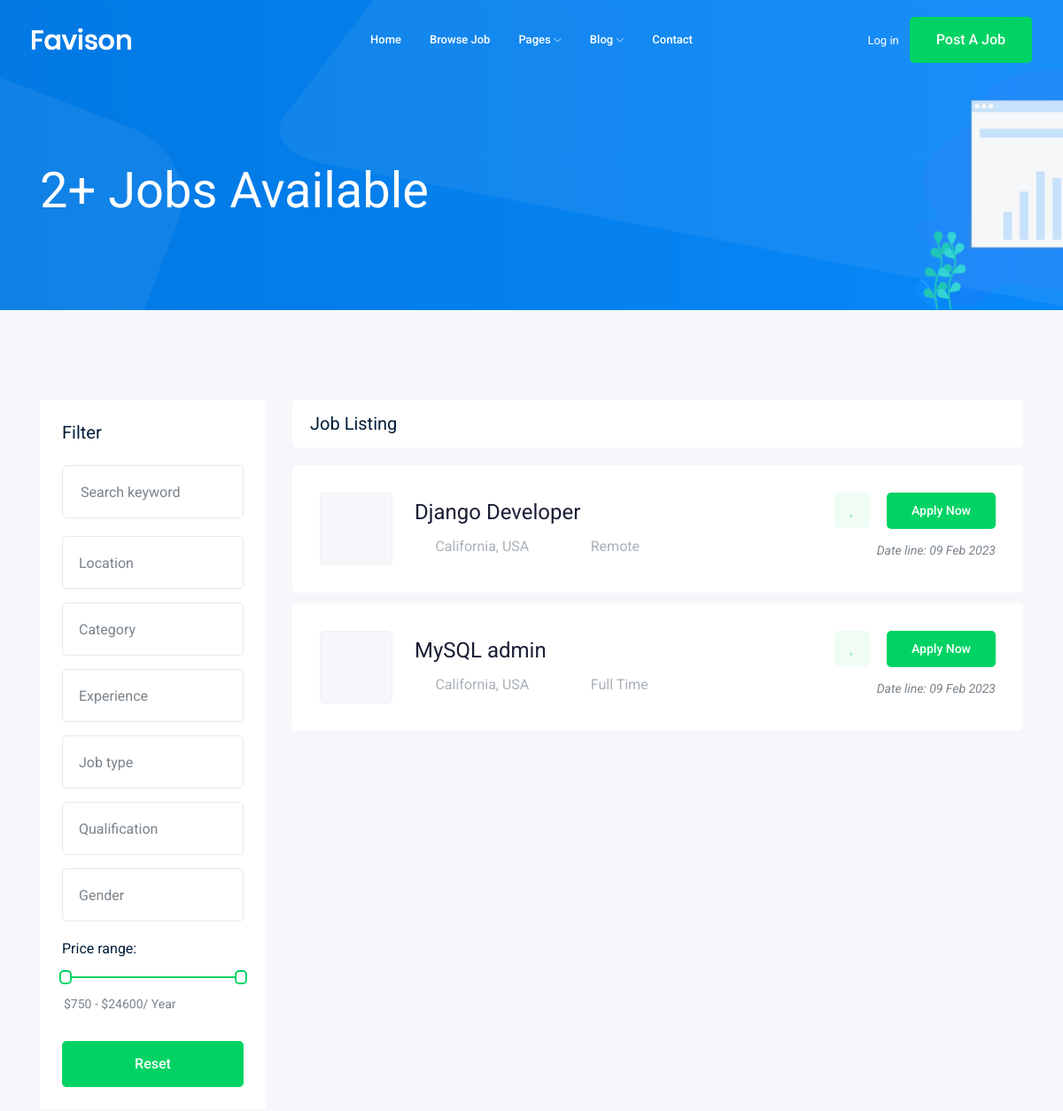
The page /jobs/ (upper part) on the database as committed earlier.
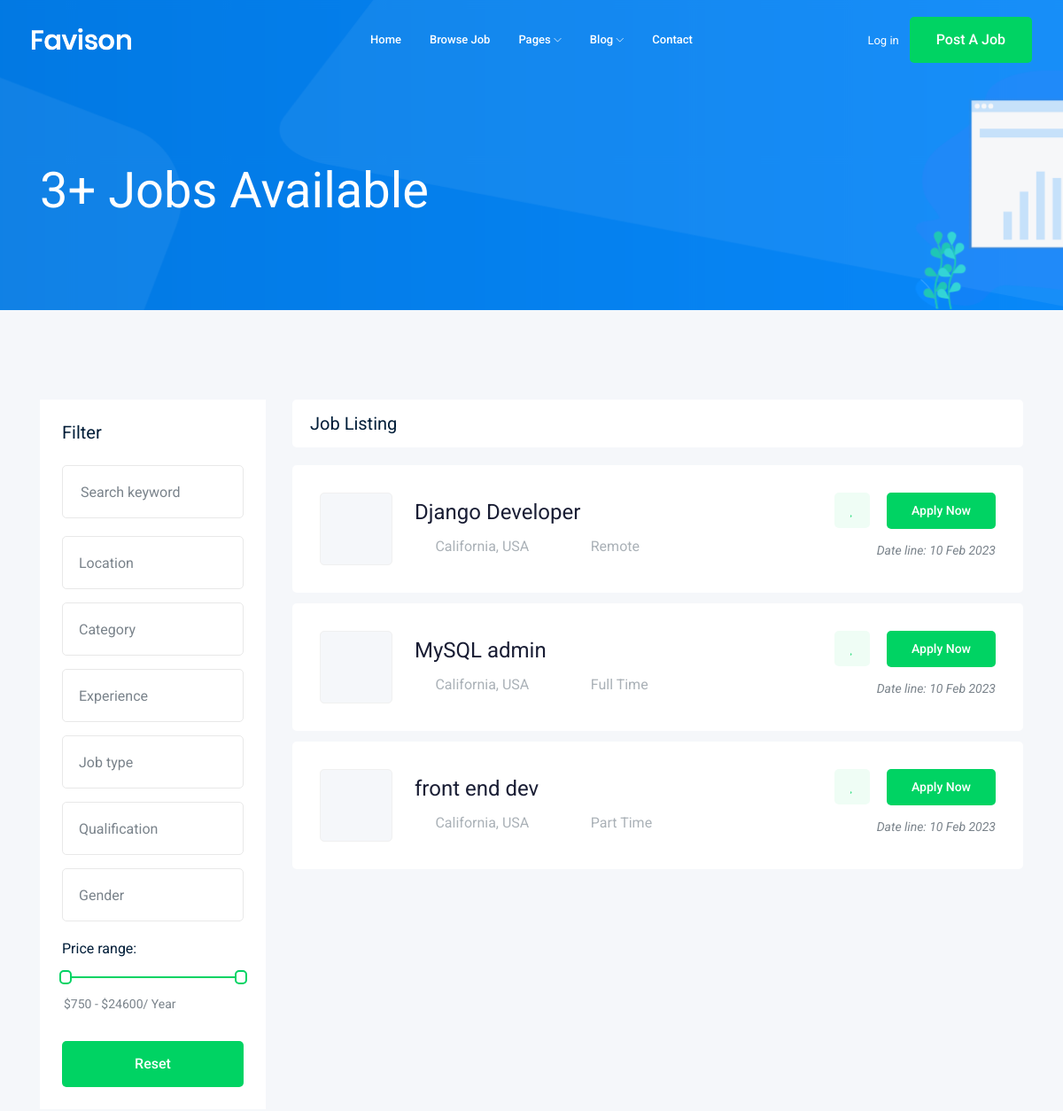
The same page on the database as committed later.
### job/models.py (models this page shows, shortened)
class Job(models.Model):
    owner = models.ForeignKey(User, related_name="job_owner", on_delete=models.CASCADE)
    title = models.CharField(max_length=100)
    job_type = models.CharField(max_length=20, choices=JOB_TYPE)
    description = models.TextField(max_length=1000)
    published_at = models.DateTimeField(auto_now=True)
    vacancy = models.IntegerField(default=1)
    salary = models.IntegerField(default=0)
    category = models.ForeignKey('Category', on_delete= models.CASCADE)
    experience = models.IntegerField(default=1)
    image = models.ImageField(upload_to=image_upload)
    slug = models.SlugField(blank= True, null= True)
    def __str__(self) -> str:
        return self.title

### job/views.py (the view)
# urls.py: path('', views.job_list, name='job_list'),
def job_list(request):
    job_list = Job.objects.all()
    paginator = Paginator(job_list, 3)
    page_number = request.GET.get('page')
    page_obj = paginator.get_page(page_number)
    context = {'job_list': page_obj, 'jobs': job_list }
    return render(request, 'job/job_list.html', context)

### job/templates/job/job_list.html (shortened to what this page needs)
{% extends 'base.html' %} {% block body %}
<div class="bradcam_area bradcam_bg_1">
  <div class="container">
    <div class="row">
      <div class="col-xl-12">
        <div class="bradcam_text">
          <h3>{{jobs.count}}+ Jobs Available</h3>
        </div>
      </div>
    </div>
  </div>
</div>
<div class="job_listing_area plus_padding">
  <div class="container">
    <div class="row">
      <div class="col-lg-3">
        <div class="job_filter white-bg">
          <div class="form_inner white-bg">
            <h3>Filter</h3>
            <form action="#">
              <div class="row">
                <div class="col-lg-12">
                  <div class="single_field">
                    <input type="text" placeholder="Search keyword" />
                  </div>
                </div>
                <div class="col-lg-12">
                </div>
                <div class="col-lg-12">
                </div>
                <div class="col-lg-12">
                </div>
                <div class="col-lg-12">
                </div>
                <div class="col-lg-12">
                </div>
                <div class="col-lg-12">
                </div>
              </div>
            </form>
          </div>
          <div class="range_wrap">
            <label for="amount">Price range:</label>
            <div id="slider-range"></div>
            <p>
              <input
                type="text"
                id="amount"
                readonly
                style="
                  border: 0;
                  color: #7a838b;
                  font-size: 14px;
                  font-weight: 400;
                "
              />
            </p>
          </div>
          <div class="reset_btn">
            <button class="boxed-btn3 w-100" type="submit">Reset</button>
          </div>
        </div>
      </div>
      <div class="col-lg-9">
        <div class="recent_joblist_wrap">
          <div class="recent_joblist white-bg">
            <div class="row align-items-center">
              <div class="col-md-6">
                <h4>Job Listing</h4>
              </div>
              <div class="col-md-6"></div>
            </div>
          </div>
        </div>
        <div class="job_lists m-0">
          <div class="row">
            {% for job in job_list %}
            <div class="col-lg-12 col-md-12">
              <div class="single_jobs white-bg d-flex justify-content-between">
                <div class="jobs_left d-flex align-items-center">
                  <div class="thumb">
                  </div>
                  <div class="jobs_conetent">
                    <a href="{% url 'jobs:job_detail' job.slug %}"
                      ><h4>{{job}}</h4></a
                    >
                    <div class="links_locat d-flex align-items-center">
                      <div class="location">
                        <p><i class="fa fa-map-marker"></i> California, USA</p>
                      </div>
                      <div class="location">
                        <p><i class="fa fa-clock-o"></i>{{job.job_type}}</p>
                      </div>
                    </div>
                  </div>
                </div>
                <div class="jobs_right">
                  <div class="apply_now">
                    <a class="heart_mark" href="#">
                      <i class="fa fa-heart"></i>
                    </a>
                    <a
                      href="{% url 'jobs:job_detail' job.slug %}"
                      class="boxed-btn3"
                      >Apply Now</a
                    >
                  </div>
                  <div class="date">
                    <p>Date line: {{job.published_at|date:'d M o'}}</p>
                  </div>
                </div>
              </div>
            </div>
            {% endfor %}
          </div>
        </div>
      </div>
    </div>
  </div>
</div>
{% endblock body %}

Rows that differ between the two databases and show on the page:
changed Job "Django Developer": published_at "09 Feb 2023" → "10 Feb 2023"
changed Job "MySQL admin": published_at "09 Feb 2023" → "10 Feb 2023"
added Job: title "front end dev", job_type "Part Time", published_at "10 Feb 2023"
Other text that changed with them:
{{ jobs.count }}: "2" → "3"
